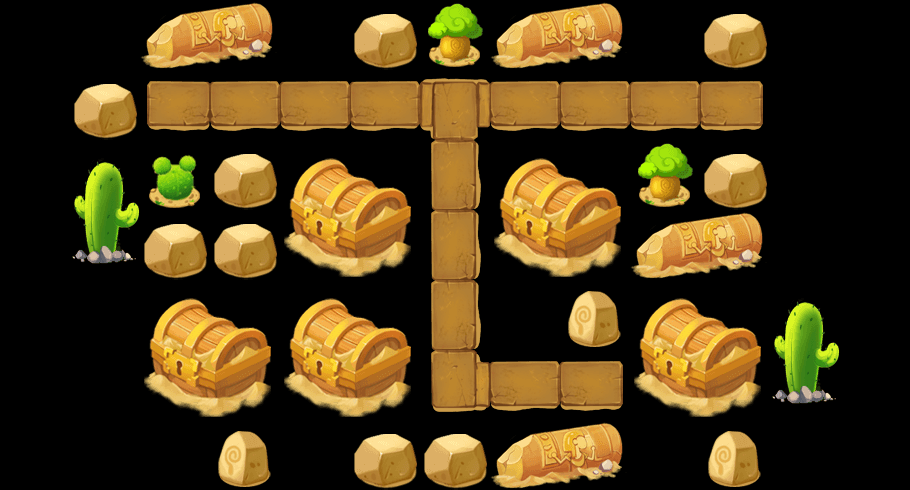

The image is a tile-based game level rendered from a .tmx file. Its description and source (layers, tilesets, objects; grid data summarised) follow:
An orthogonal 13x7 tile map with 70x70 px tiles, 2 tile layers (content, things) and 11 objects (hero, way1_0, way2_0, way1_1, way2_1, ...).

<map version="1.0" orientation="orthogonal" width="13" height="7" tilewidth="70" tileheight="70">
 <tileset firstgid="1" name="theme3Tiles" tilewidth="70" tileheight="70" spacing="2" margin="2">
  <image source="theme1Tiles.png" width="512" height="512" />
  <tile id="4">
   <properties>
    <property name="thingIdx" value="303" />
   </properties>
  </tile>
  <tile id="6">
   <properties>
    <property name="thingIdx" value="107" />
   </properties>
  </tile>
  <tile id="7">
   <properties>
    <property name="thingIdx" value="401" />
   </properties>
  </tile>
  <tile id="8">
   <properties>
    <property name="" value="" />
   </properties>
  </tile>
  <tile id="9">
   <properties>
    <property name="thingIdx" value="206" />
   </properties>
  </tile>
  <tile id="10">
   <properties>
    <property name="thingIdx" value="207" />
   </properties>
  </tile>
  <tile id="11">
   <properties>
    <property name="thingIdx" value="304" />
   </properties>
  </tile>
  <tile id="13">
   <properties>
    <property name="thingIdx" value="112" />
   </properties>
  </tile>
  <tile id="14">
   <properties>
    <property name="thingIdx" value="109" />
   </properties>
  </tile>
  <tile id="15">
   <properties>
    <property name="thingIdx" value="109" />
   </properties>
  </tile>
  <tile id="16">
   <properties>
    <property name="thingIdx" value="109" />
   </properties>
  </tile>
  <tile id="17">
   <properties>
    <property name="thingIdx" value="" />
   </properties>
  </tile>
  <tile id="18">
   <properties>
    <property name="thingIdx" value="" />
   </properties>
  </tile>
  <tile id="19">
   <properties>
    <property name="thingIdx" value="111" />
   </properties>
  </tile>
  <tile id="20">
   <properties>
    <property name="thingIdx" value="110" />
   </properties>
  </tile>
  <tile id="21">
   <properties>
    <property name="blank" value="1" />
   </properties>
  </tile>
  <tile id="22">
   <properties>
    <property name="way" value="1" />
   </properties>
  </tile>
  <tile id="23">
   <properties>
    <property name="way" value="1" />
   </properties>
  </tile>
  <tile id="24">
   <properties>
    <property name="way" value="1" />
   </properties>
  </tile>
  <tile id="25">
   <properties>
    <property name="way" value="1" />
   </properties>
  </tile>
  <tile id="26">
   <properties>
    <property name="way" value="1" />
   </properties>
  </tile>
  <tile id="27">
   <properties>
    <property name="way" value="1" />
   </properties>
  </tile>
  <tile id="28">
   <properties>
    <property name="way" value="1" />
   </properties>
  </tile>
  <tile id="29">
   <properties>
    <property name="way" value="1" />
   </properties>
  </tile>
  <tile id="30">
   <properties>
    <property name="way" value="1" />
   </properties>
  </tile>
  <tile id="31">
   <properties>
    <property name="way" value="1" />
   </properties>
  </tile>
  <tile id="32">
   <properties>
    <property name="way" value="1" />
   </properties>
  </tile>
  <tile id="33">
   <properties>
    <property name="way" value="1" />
   </properties>
  </tile>
  <tile id="34">
   <properties>
    <property name="way" value="1" />
   </properties>
  </tile>
  <tile id="35">
   <properties>
    <property name="way" value="1" />
   </properties>
  </tile>
  <tile id="36">
   <properties>
    <property name="way" value="1" />
   </properties>
  </tile>
  <tile id="37">
   <properties>
    <property name="way" value="1" />
   </properties>
  </tile>
 </tileset>
 <layer name="content" width="13" height="7">
  <data>[91 cells, 15 non-empty, 4 distinct tile ids]</data>
 </layer>
 <layer name="things" width="13" height="7">
  <data>[91 cells, 47 non-empty, 12 distinct tile ids]</data>
 </layer>
 <objectgroup name="objs" width="13" height="7">
  <object name="hero" x="510" y="254" width="25" height="20" />
  <object name="way1_0" x="165" y="95" width="26" height="22" />
  <object name="way2_0" x="719" y="98" width="19" height="19" />
  <object name="way1_1" x="434" y="92" width="17" height="23" />
  <object name="way2_1" x="457" y="94" width="14" height="24" />
  <object name="way1_2" x="436" y="370" width="18" height="20" />
  <object name="way2_2" x="465" y="367" width="18" height="24" />
  <object name="way1_3" x="576" y="373" width="19" height="18" />
  <object name="way2_3" x="602" y="374" width="14" height="20" />
  <object name="heart" x="594" y="389" width="32" height="18" />
  <object name="preTower" x="95" y="363" width="23" height="21">
   <properties>
    <property name="level" value="2" />
    <property name="towerIdx" value="1" />
   </properties>
  </object>
 </objectgroup>
</map>
